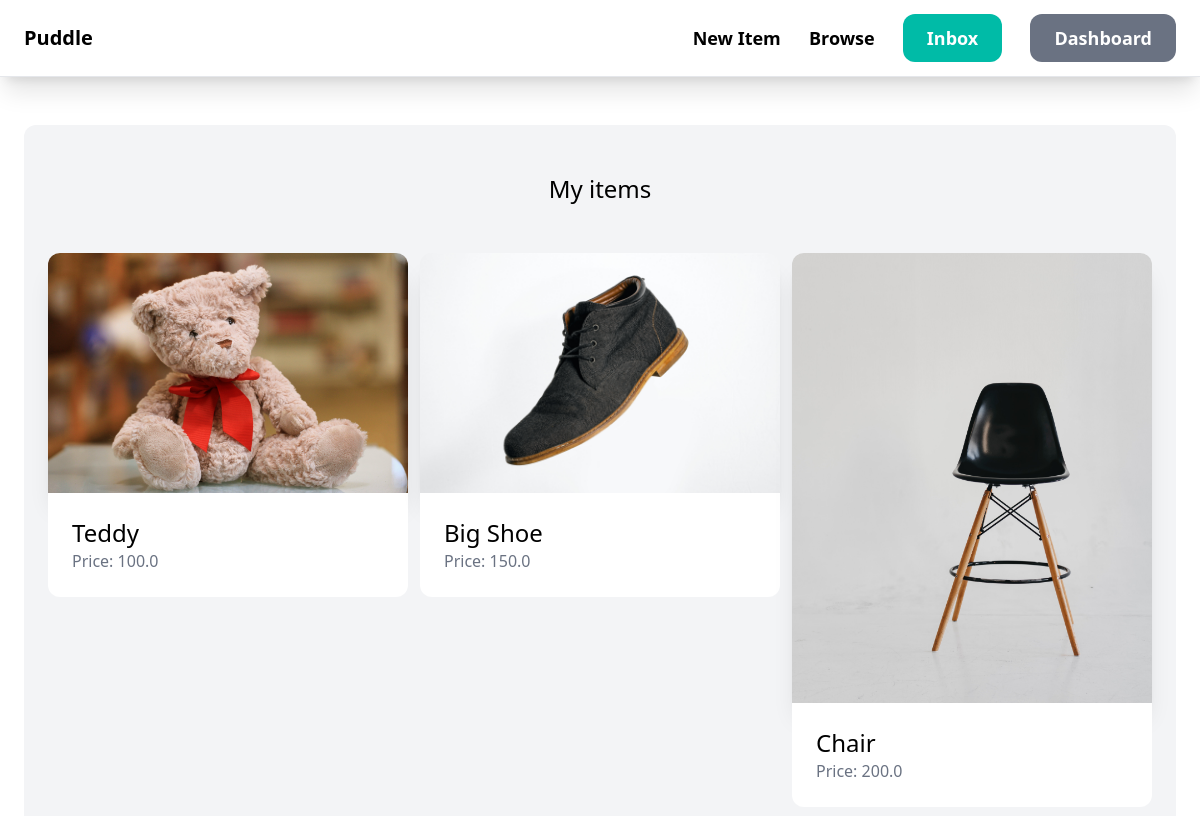
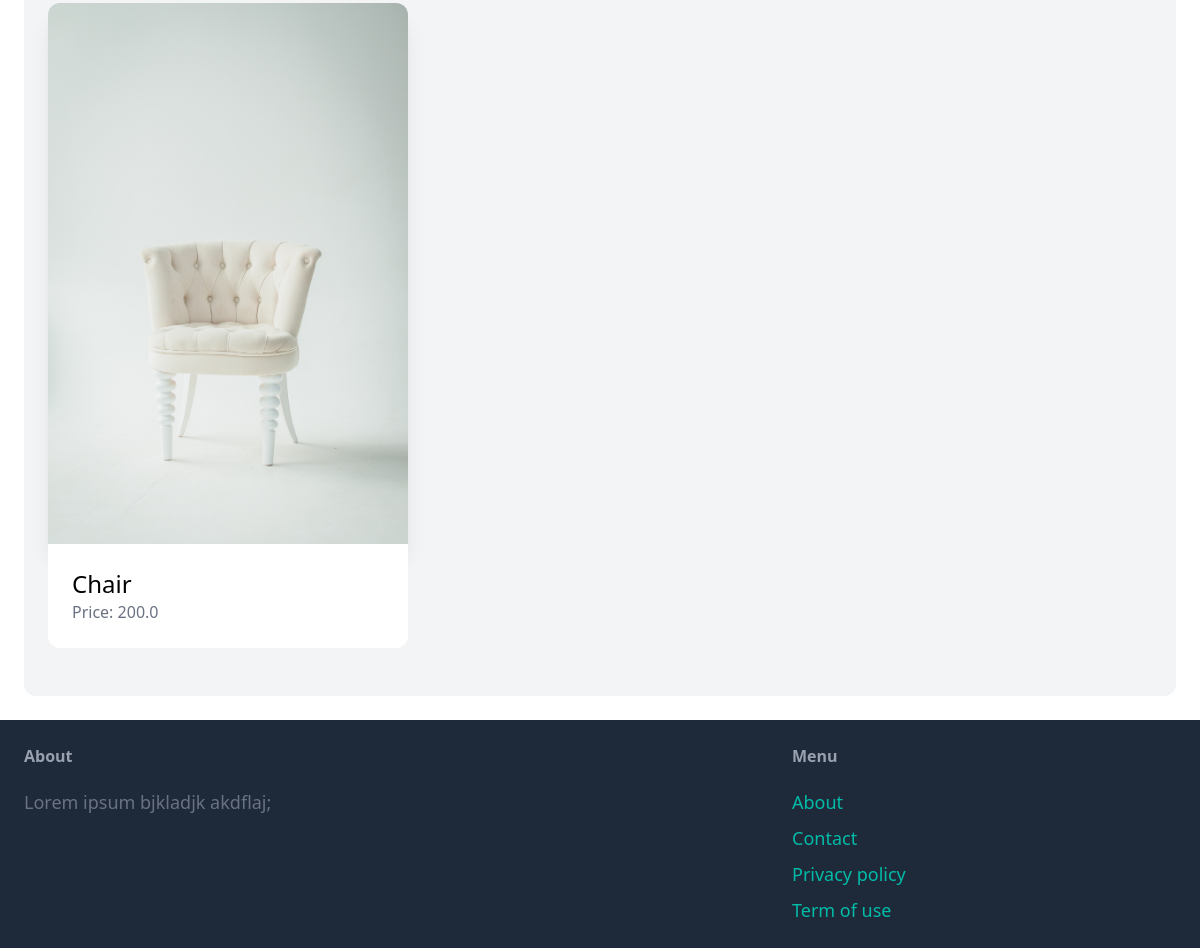
The page /dashboard/ (signed in) on the database its author committed (2 pictures, top to bottom).
### item/models.py (models this page shows, shortened)
class Item(models.Model):
   category = models.ForeignKey(Category, related_name='items', on_delete=models.CASCADE)
   name = models.CharField(max_length=255)
   description = models.TextField(blank=True, null=True)
   price = models.FloatField()
   image = models.ImageField(upload_to='item_images', blank=True, null=True)
   is_sold = models.BooleanField(default=False)
   created_by = models.ForeignKey(User, related_name='items', on_delete=models.CASCADE)
   created_at = models.DateTimeField(auto_now_add=True)

### dashboard/views.py (the view)
# urls.py: path('', views.index, name='index'),
@login_required
def index(request):
  items = Item.objects.filter(created_by=request.user)
  return render(request, 'dashboard/index.html', {
    'items': items,
  })

### dashboard/templates/dashboard/index.html (shortened to what this page needs)
{% extends 'core/base.html' %}
{% block content %}
  <div class="mt-6 px-6 py-12 bg-gray-100 rounded-xl">
    <h2 class="mb-12 text-2xl text-center">My items</h2>
    <div class="grid grid-cols-3 gap-3">
      {% for item in items %}
        <div>
          <a href="{% url 'item:detail' item.id%}">
            <img src="{{item.image.url}}" class="rounded-t-xl shadow-xl cursor-pointer" alt="">
            <div class="p-6 bg-white rounded-b-xl">
              <h2 class="text-2xl">{{ item.name }}</h2>
              <p class="text-gray-500">Price: {{ item.price }}</p>
            </div>
          </a>
        </div>
      {% endfor %}
    </div>
  </div>
{% endblock content %}

### rows shown on the page
Item: image (picture), name "Teddy", price "100.0"
Item: image (picture), name "Big Shoe", price "150.0"
Item: image (picture), name "Chair", price "200.0"
Item: image (picture), name "Chair", price "200.0"
